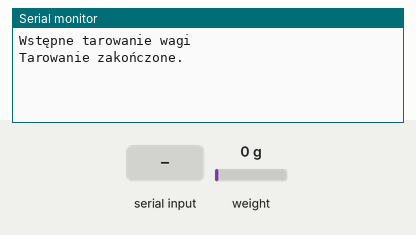
A program run on a simulated ESP32. On the bench: the last lines printed to the serial monitor. The inputs (shaded band) are chosen by the test bench; at power-on: weight on the scale 0 g. Nothing arrives over Bluetooth unless stated.

Above: at 2.2 s.
2.3 s: "START" received over the second serial link
At 4.4 s:
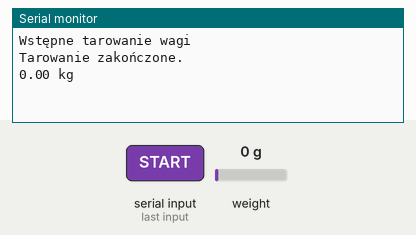
5.3 s: "TAROWANIE" received over the second serial link
At 7.8 s:
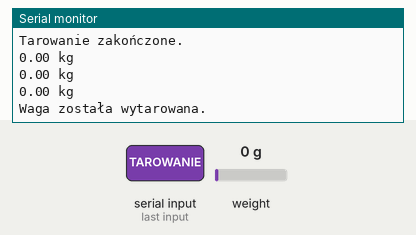
8.3 s: weight on the scale set to 100 g
At 9.1 s:
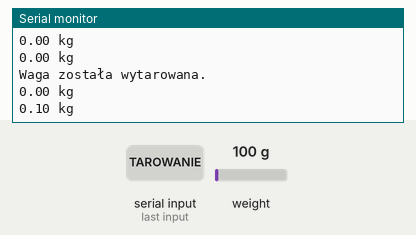
9.8 s: weight on the scale set to 1250 g
At 10.6 s:
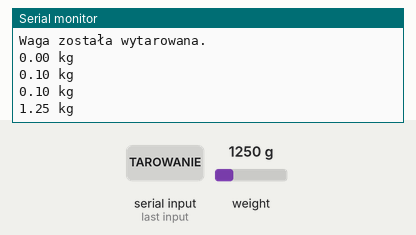
Timing chart, 0 to 12.3 s (numbered marks = the images above; inputs shaded):
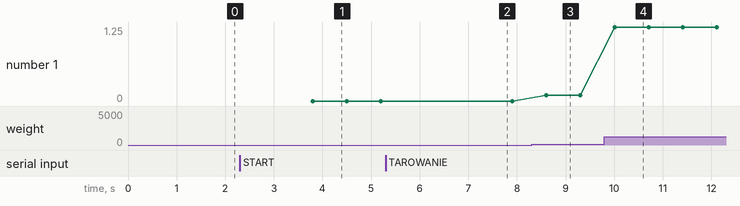

Measured:
- after the input at 2.3 s, the serial monitor: prints a new line after 1.5 s (image 1)
- after the input at 5.3 s, the serial monitor: prints a new line after 2.1 s (image 2)
- after the input at 8.3 s, the serial monitor: prints a new line after 0.31 s (image 3)
- after the input at 9.8 s, the serial monitor: prints a new line after 0.21 s (image 4)
- plotted number 1: 0 → 0.1 after the input at 8.3 s, 0.1 → 1.25 after the input at 9.8 s

The program:

main.cpp
```cpp
    #include <Arduino.h>
    #include <HX711.h>
    #include <BluetoothSerial.h>

BluetoothSerial SerialBT;
HX711 scale;

const int HX_DT = 4;
const int HX_SCK = 5;

float calibration_factor = 7500.0;    // współczynnik kalibracji
const float zero_tolerance = 0.1;     // tolerancja ± 0.1 kg
bool isSending = false;

void setup() {
    Serial.begin(115200);
    scale.begin(HX_DT, HX_SCK);
    SerialBT.begin("WagaESP32");

    scale.set_scale(calibration_factor);
    Serial.println("Wstępne tarowanie wagi");
    scale.tare();
    Serial.println("Tarowanie zakończone.");
}

void loop() {
    if (SerialBT.available()) {
        String command = SerialBT.readString();
        command.trim();
        if (command == "START") {
            isSending = true;
        }
        else if (command == "TAROWANIE") {
            scale.tare();
            Serial.println("Waga została wytarowana.");
        }
    }

    if (isSending) {
        if (scale.is_ready()) {
            float weight = scale.get_units(5);
            if (abs(weight) < zero_tolerance) {
                weight = 0.0;
            }
            SerialBT.println(String(weight, 2) + " kg");
            Serial.println(String(weight, 2) + " kg");
        } else {
            SerialBT.println("Oczekiwanie na HX711...");
        }

        delay(200);
    }
}
```
